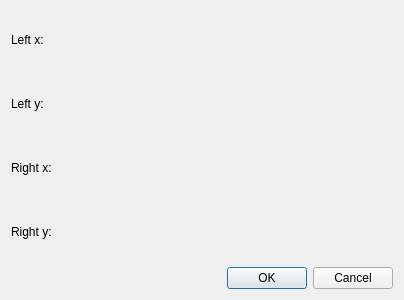
<?xml version="1.0" encoding="UTF-8"?>
<ui version="4.0">
 <class>JoystickTestWindow</class>
 <widget class="QDialog" name="JoystickTestWindow">
  <property name="geometry">
   <rect>
    <x>0</x>
    <y>0</y>
    <width>404</width>
    <height>300</height>
   </rect>
  </property>
  <property name="windowTitle">
   <string>Joystick Test</string>
  </property>
  <layout class="QVBoxLayout" name="verticalLayout">
   <item>
    <widget class="QLabel" name="leftXLabel">
     <property name="text">
      <string>Left x:</string>
     </property>
    </widget>
   </item>
   <item>
    <widget class="QLabel" name="leftYLabel">
     <property name="text">
      <string>Left y:</string>
     </property>
    </widget>
   </item>
   <item>
    <widget class="QLabel" name="rightXLabel">
     <property name="text">
      <string>Right x:</string>
     </property>
    </widget>
   </item>
   <item>
    <widget class="QLabel" name="rightYLabel">
     <property name="text">
      <string>Right y:</string>
     </property>
    </widget>
   </item>
   <item>
    <widget class="QDialogButtonBox" name="buttonBox">
     <property name="orientation">
      <enum>Qt::Horizontal</enum>
     </property>
     <property name="standardButtons">
      <set>QDialogButtonBox::Cancel|QDialogButtonBox::Ok</set>
     </property>
    </widget>
   </item>
  </layout>
 </widget>
 <resources/>
 <connections>
  <connection>
   <sender>buttonBox</sender>
   <signal>accepted()</signal>
   <receiver>JoystickTestWindow</receiver>
   <slot>accept()</slot>
   <hints>
    <hint type="sourcelabel">
     <x>248</x>
     <y>254</y>
    </hint>
    <hint type="destinationlabel">
     <x>157</x>
     <y>274</y>
    </hint>
   </hints>
  </connection>
  <connection>
   <sender>buttonBox</sender>
   <signal>rejected()</signal>
   <receiver>JoystickTestWindow</receiver>
   <slot>reject()</slot>
   <hints>
    <hint type="sourcelabel">
     <x>316</x>
     <y>260</y>
    </hint>
    <hint type="destinationlabel">
     <x>286</x>
     <y>274</y>
    </hint>
   </hints>
  </connection>
 </connections>
</ui>
